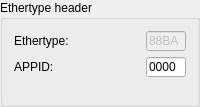
            <widget class="QGroupBox" name="groupBox12">
             <property name="title">
              <string>Ethertype header</string>
             </property>
             <layout class="QGridLayout">
              <item row="0" column="0" colspan="2">
               <widget class="QLabel" name="textLabel5_3">
                <property name="text">
                 <string>Ethertype:</string>
                </property>
                <property name="wordWrap">
                 <bool>false</bool>
                </property>
               </widget>
              </item>
              <item row="0" column="2">
               <widget class="QLineEdit" name="EthTypelineEdit">
                <property name="enabled">
                 <bool>false</bool>
                </property>
                <property name="maximumSize">
                 <size>
                  <width>40</width>
                  <height>20</height>
                 </size>
                </property>
                <property name="focusPolicy">
                 <enum>Qt::StrongFocus</enum>
                </property>
                <property name="text">
                 <string>88BA</string>
                </property>
                <property name="alignment">
                 <set>Qt::AlignLeading</set>
                </property>
               </widget>
              </item>
              <item row="1" column="0">
               <widget class="QLabel" name="textLabel6_3">
                <property name="text">
                 <string>APPID:</string>
                </property>
                <property name="wordWrap">
                 <bool>false</bool>
                </property>
               </widget>
              </item>
              <item row="1" column="2">
               <widget class="cWmLineEdit" name="APPIDlineEdit">
                <property name="maximumSize">
                 <size>
                  <width>40</width>
                  <height>20</height>
                 </size>
                </property>
                <property name="focusPolicy">
                 <enum>Qt::StrongFocus</enum>
                </property>
                <property name="text">
                 <string>0000</string>
                </property>
                <property name="alignment">
                 <set>Qt::AlignLeading</set>
                </property>
               </widget>
              </item>
              <item row="2" column="1" colspan="2">
               <spacer name="verticalSpacer_3">
                <property name="orientation">
                 <enum>Qt::Vertical</enum>
                </property>
                <property name="sizeHint" stdset="0">
                 <size>
                  <width>18</width>
                  <height>16</height>
                 </size>
                </property>
               </spacer>
              </item>
             </layout>
            </widget>
